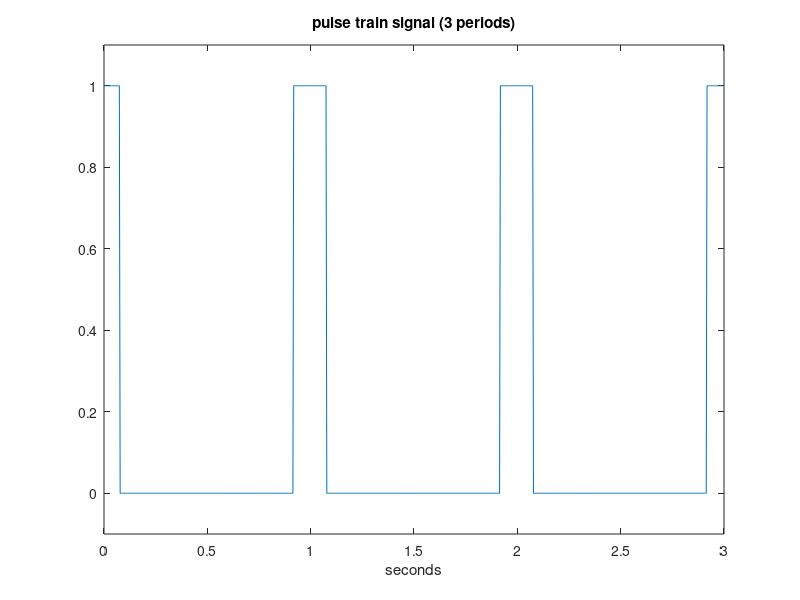

Here is the MATLAB script that generated this plot:
%pulse train signal to be analyzed
fy=1; %signal frequency in Hz
wy=2*pi*fy; %signal frequency in rad/s
Ty=1/fy; %signal period in seconds

Ns=256; %number of samples per signal period
fs=Ns*fy; %sampling frequency in Hz
tiv=1/fs; %time interval between samples;
t=0:tiv:((3*Ty)-tiv); %time intervals set (3 periods)

W=20;
y1=zeros(256,1); y1(1:W)=1; y1((256-W):256)=1; %signal first part
yt=cat(1,y1,y1,y1); %signal to be plotted
plot(t,yt);
axis([0 3 -0.1 1.1]);
xlabel('seconds'); title('pulse train signal (3 periods)');
